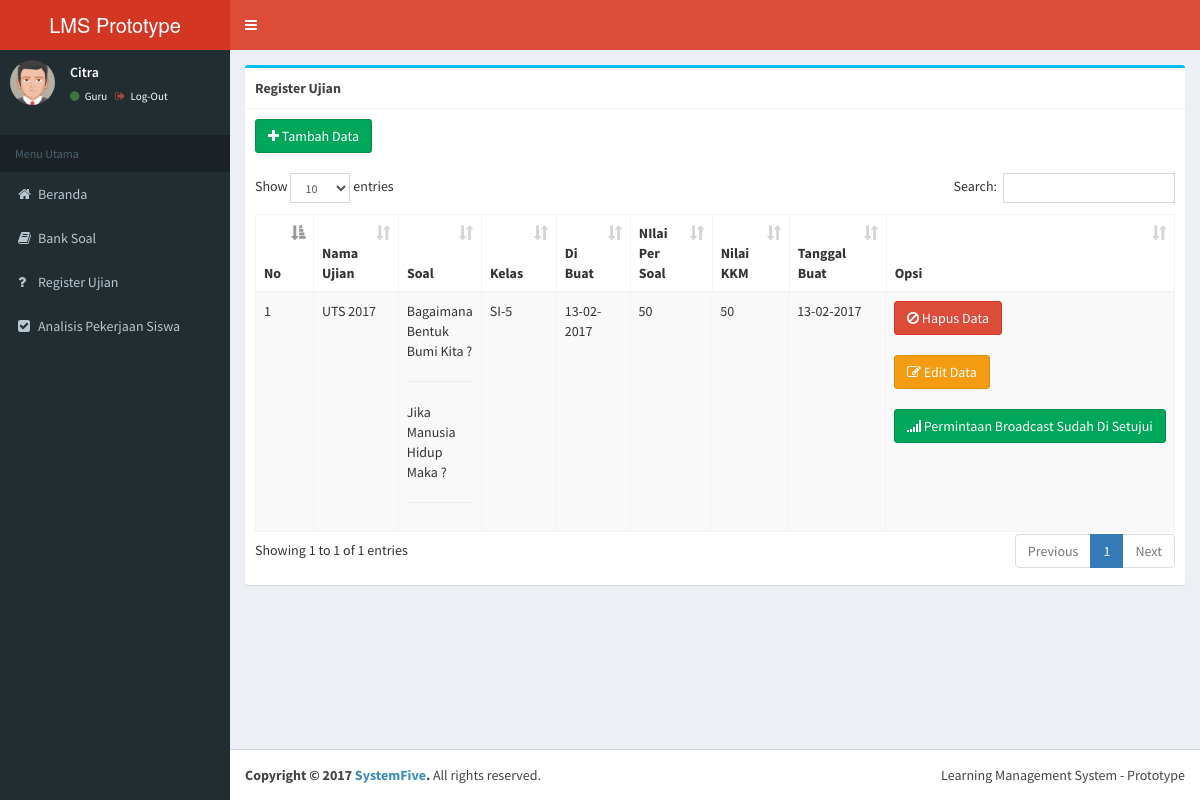
/?page=register-soal (signed in), run on the app's committed database.
### tables this page shows
CREATE TABLE `sistem_soal` (
  `id_soal` int(11) NOT NULL,
  `judul_soal` varchar(20) NOT NULL,
  `bank_soal` varchar(100) NOT NULL,
  `id_kelas` int(11) NOT NULL,
  `nilai_per_soal` int(20) NOT NULL,
  `nilai_lulus` int(20) NOT NULL,
  `tgl_buat` varchar(30) NOT NULL,
  `guru_id` int(11) NOT NULL
);

### pages/guru_register-soal.php (the view, shortened to what the rows shown need)
<?php
if(isset($_SESSION["level_user"]))
{
if($_SESSION["level_user"] == 2)
{
    $sistemApp = new sistemApp;
    $db        = new BukaDB;
    $frontend   = new frontend_app;
    if(!isset($_GET["change"]))
    {
    if(!isset($_GET["tambah-soal"]))
    {
?>
    <div class="row">
        <div class="col-md-12">
            <div class="box box-info">
                <div class="box-body">
                    <br>
                    <table class="table table-bordered table-striped rekap-nilai">
                        <thead>
                            <tr>
                                <th>No</th>
                                <th>Nama Ujian</th>
                                <th>Soal</th>
                                <th>Kelas</th>
                                <th>Di Buat</th>
                                <th>NIlai Per Soal</th>
                                <th>Nilai KKM</th>
                                <th>Tanggal Buat</th>
                                <th>Opsi</th>
                            </tr>
                        </thead>
                        <tbody>
                            <?php
                            $hitung_ujian = json_decode($db->hitung_data("sistem_soal","guru_id",$_SESSION["id_user"]));
                            if($hitung_ujian->total > 0){
                                $select_soal = json_decode($db->select_db("sistem_soal",array("id_soal","judul_soal","bank_soal","id_kelas","nilai_per_soal","nilai_lulus","tgl_buat"),"guru_id",$_SESSION["id_user"]));
                                $no = 1;
                                foreach($select_soal as $obj_list)
                                {
                            ?>
                            <tr>
                                <td><?php echo $no++;?></td>
                                <td><?php echo $obj_list->judul_soal;?></td>
                                <td>
                                    <?php
                                    $soal_id = explode(",",$obj_list->bank_soal);
                                    foreach($soal_id as $obj_id_soal){
                                        $bank_soal = json_decode($db->select_db("sistem_bank_soal",array("soal"),"id_bank_soal",$obj_id_soal));
                                    ?>
                                    <div class="info"><?php echo htmlspecialchars_decode($bank_soal[0]->soal); ?></div><hr>
                                    <?php } ?>
                                </td>
                                <td>
                                <?php
                                    $id_kelas = $obj_list->id_kelas;
                                    $kelas = json_decode($db->select_db("sistem_kelas",array("nama_kelas"),"id_kelas",$id_kelas));
                                    echo $kelas[0]->nama_kelas;
                                ?>
                                </td>
                                <td><?php echo $obj_list->tgl_buat;?></td>
                                <td><?php echo $obj_list->nilai_per_soal;?></td>
                                <td><?php echo $obj_list->nilai_lulus;?></td>
                                <td><?php echo $obj_list->tgl_buat;?></td>
                                <td>
                                    <a href="./?page=register-soal&del=<?php echo $obj_list->id_soal;?>&uuid=<?php echo $sistemApp->enkripsi($obj_list->id_soal);?>" class="btn btn-danger">
                                        <li class="fa fa-ban"></li> Hapus Data</a> <br> <br>
                                    <a href="./?page=register-soal&change=<?php echo $obj_list->id_soal;?>&uuid=<?php echo $sistemApp->enkripsi($obj_list->id_soal);?>" class="btn btn-warning">
                                        <li class="fa fa-edit"></li> Edit Data</a>
                                    <?php
                                    $hitung = json_decode($db->hitung_data("sistem_sms","id_ujian",$obj_list->id_soal));
                                    if($hitung->total == 0)
                                    {
                                    ?>
                                    <br> <br>
                                     <a href="./?page=register-soal&b-sms=<?php echo $obj_list->id_soal;?>&kelas=<?php echo $obj_list->id_kelas;?>&guru=<?php echo $_SESSION["id_user"];?>&uuid=<?php echo $sistemApp->enkripsi($obj_list->id_soal.$obj_list->id_kelas.$_SESSION["id_user"]);?>" class="btn btn-primary">
                                        <li class="fa fa-signal"></li> Broadcast Soal</a>
                                    <?php
                                    }else{
                                        $hitung_selesai = json_decode($db->hitung_data("sistem_sms","status",1));
                                        if($hitung_selesai->total > 0)
                                        {
                                    ?>
                                   <br> <br>
                                    <a href="javascript:void(0)" class="btn btn-success" >
                                        <li class="fa fa-signal"></li> Permintaan Broadcast Sudah Di Setujui</a>
                                    <?php }else{ ?>
                                    <br> <br>
                                    <a href="javascript:void(0)" class="btn btn-primary" >
                                        <li class="fa fa-signal"></li> Permintaan Broadcast Sudah Dikirim</a>
                                    <?php }} ?>
                                </td>
                            </tr>
                            <?php }?>
                            <?php }?>
                        </tbody>
                    </table>
                </div>
            </div>
        </div>
    </div>
        <?php  }  ?>
        <?php
        }else{ if(isset($_GET["uuid"])){
        if($_GET["uuid"] == $sistemApp->enkripsi($_GET["change"]))
        {
        ?>
            <div class="row">
            <div class="col-md-8 col-md-offset-2">
                <div class="box box-info">
                    <div class="box-header with-border">
                        <b>Ubah Ujian</b>
                    </div>
                    <div class="box-body">
                        <form class="form-horizontal" action="" method="post" id="form-bank-soal">
                            <?php
                                if(isset($_POST["frm_bank_soal"]))
                                {
                                    if(isset($_POST["soal"]) && isset($_POST["nama_ujian"]) && isset($_POST["kelas"]) && isset($_POST["nilai_per_soal"]) && isset($_POST["nilai_kkm"]))
                                    {
                                        if($_POST["soal"] != ""  && $_POST["nama_ujian"] != "" && $_POST["kelas"] != "" && $_POST["nilai_per_soal"] != "" && $_POST["nilai_kkm"] != "" && is_numeric($_POST["nilai_kkm"]) && is_numeric($_POST["nilai_per_soal"]))
                                        {
                                            $status_kelas = json_decode($db->hitung_data("sistem_kelas","id_kelas",$_POST["kelas"]));
                                           if($status_kelas->total != 0)
                                           {
                                               $hitung_total_soal = count($_POST["soal"]);
                                               $counter = 1;
                                               $temp_soal = "";
                                               foreach($_POST["soal"] as $temp_s)
                                               {
                                                   $temp_soal .= $temp_s;
                                                   if($hitung_total_soal != $counter++)
                                                   {
                                                       $temp_soal .= ",";
                                                   }
                                               }
                                               $input_soal = json_decode($db->update_db("sistem_soal", array("judul_soal","bank_soal","id_kelas","nilai_per_soal","nilai_lulus","tgl_buat","guru_id"), array($_POST["nama_ujian"],$temp_soal,$_POST["kelas"],$_POST["nilai_per_soal"],$_POST["nilai_kkm"],date("d-m-Y"),$_SESSION["id_user"]),"id_soal",$_GET["change"]));
                                               if($input_soal->status != 0)
                                               {
                                                   echo $sistemApp->alert("success","Sukses Mendaftarkan Ujian","Tunggu Anda Akan Di Alihkan");
                                                   echo $sistemApp->alihkan("./?page=register-soal",200);
                                               }else{
                                                   echo $sistemApp->alert("danger","Oops Kesalahan Pada Saat Menyimpan","Error :".$input_soal->error);
                                               }
                                           }else{
                                               echo $sistemApp->alert("danger","Error Ditemukan","Kelihatannya Ada Perubahan Elemen Secara Ilegal");
                                           }
                                        }else{
                                            echo $sistemApp->alert("danger","Error Ditemukan","Salah Satu Form Belum Di Isi atau Terdapat Karakter Illegal");
                                        }
                                    }else{
                                        echo $sistemApp->alert("danger","Error Ditemukan","Sepertinya Salah Satu Elemen Telah Di Modifikasi / Belum Di Isi");
                                    }
                                }
                                $open = json_decode($db->select_db("sistem_soal",array("id_soal","judul_soal","bank_soal","id_kelas","nilai_per_soal","nilai_lulus"),"id_soal",$_GET["change"]));
                                $kelas = json_decode($db->select_db("sistem_kelas",array("nama_kelas"),"id_kelas",$open[0]->id_kelas));
                                ?>
                                <div class="form-group">
                                    <label for="soal" class="col-sm-2 control-label">Nama Ujian</label>
                                    <div class="col-sm-10">
                                        <input name="nama_ujian" type="text" class="form-control" value="<?php echo $open[0]->judul_soal;?>" placeholder="Ex: UTS">
                                    </div>
                                </div>
                                <div class="form-group has-feedback">
                                    <label class="col-sm-2 control-label">Soal</label>
                                    <div class="col-sm-10">
                                        <select name="soal[]" class="pilihan-soal form-control select2" id="soal" multiple="" data-placeholder="Pilih Soal">
                                            <?php
                                            $explode = explode(",",$open[0]->bank_soal);
                                            foreach($explode as $dor)
                                            {
                                            $buka_soal = json_decode($db->select_db("sistem_bank_soal",array("id_bank_soal","soal"),"id_bank_soal",$dor));
                                            ?>
                                            <option value="<?php echo $buka_soal[0]->id_bank_soal;?>" selected><?php echo htmlspecialchars_decode($buka_soal[0]->soal); ?></option>
                                            <?php }?>
                                            <?php
                                                $soal = $db->select_db("sistem_bank_soal",array("id_bank_soal","soal"),"guru_id",$_SESSION["id_user"]);
                                                $soal = json_decode($soal);
                                                if(!empty($soal)):
                                                $explode = explode(",",$open[0]->bank_soal);
                                                foreach($soal as $obj_pili_soal){
                                                   if(in_array($obj_pili_soal->id_bank_soal,$explode))
                                                   {
                                                       continue;
                                                   }
                                            ?>
                                            <option value="<?php echo $obj_pili_soal->id_bank_soal;?>"><?php echo htmlspecialchars_decode($obj_pili_soal->soal);?></option>
                                            <?php
                                                }endif;
                                            ?>
                                        </select>
                                    </div>
                                </div>
                                <div class="form-group has-feedback">
                                    <label class="col-sm-2 control-label">Kelas</label>
                                    <div class="col-sm-10">
                                        <select name="kelas" class="pilihan-kelas form-control select2" id="kelas"  data-placeholder="Pilih Kelas">
                                            <option value="<?php echo $open[0]->id_kelas;?>" selected><?php echo $kelas[0]->nama_kelas;?></option>
                                            <?php
                                                $kelas = $db->select_db("sistem_kelas",array("id_kelas","nama_kelas"));
                                                $kelas = json_decode($kelas);
                                                if(!empty($kelas)):
                                                foreach($kelas as $obj_pilih_kelas){
                                                if($open[0]->id_kelas == $obj_pilih_kelas->id_kelas)
                                                {
                                                    continue;
                                                }
                                            ?>
                                            <option value="<?php echo $obj_pilih_kelas->id_kelas;?>"><?php echo htmlspecialchars_decode($obj_pilih_kelas->nama_kelas);?></option>
                                            <?php
                                                } endif;
                                            ?>
                                        </select>
                                    </div>
                                </div>
                                <div class="form-group">
                                    <label for="soal" class="col-sm-2 control-label">Nilai Per Soal</label>
                                    <div class="col-sm-10">
                                        <input name="nilai_per_soal" type="text" class="form-control" value="<?php echo $open[0]->nilai_per_soal;?>" placeholder="Ex: 70">
                                    </div>
                                </div>
                                <div class="form-group">
                                    <label for="soal" class="col-sm-2 control-label">Nilai KKM</label>
                                    <div class="col-sm-10">
                                        <input name="nilai_kkm" type="text" value="<?php echo $open[0]->nilai_lulus;?>" class="form-control" placeholder="Ex: 70">
                                    </div>
                                </div>
                                <div class="box-footer">
                                    <button onclick="history.back()" type="submit" class="btn btn-default">Batal</button>
                                    <button type="submit" name="frm_bank_soal" class="btn btn-info pull-right">Simpan Perubahan</button>
                                </div>
                        </form>
                    </div>
                </div>
            </div>
        </div>
        <?php }else{$frontend->err404();}}else{$frontend->err404();}} ?>
            <?php
}else{
$frontend->err404();
}
}
?>

### data on the page
sistem_soal: judul_soal "UTS 2017", soal "Bagaimana Bentuk Bumi Kita ?", soal "Jika Manusia Hidup Maka ?", nama_kelas "SI-5", tgl_buat "13-02-2017", nilai_per_soal "50", nilai_lulus "50"

### other printed values
$_SESSION["nama_user"] "Citra"
